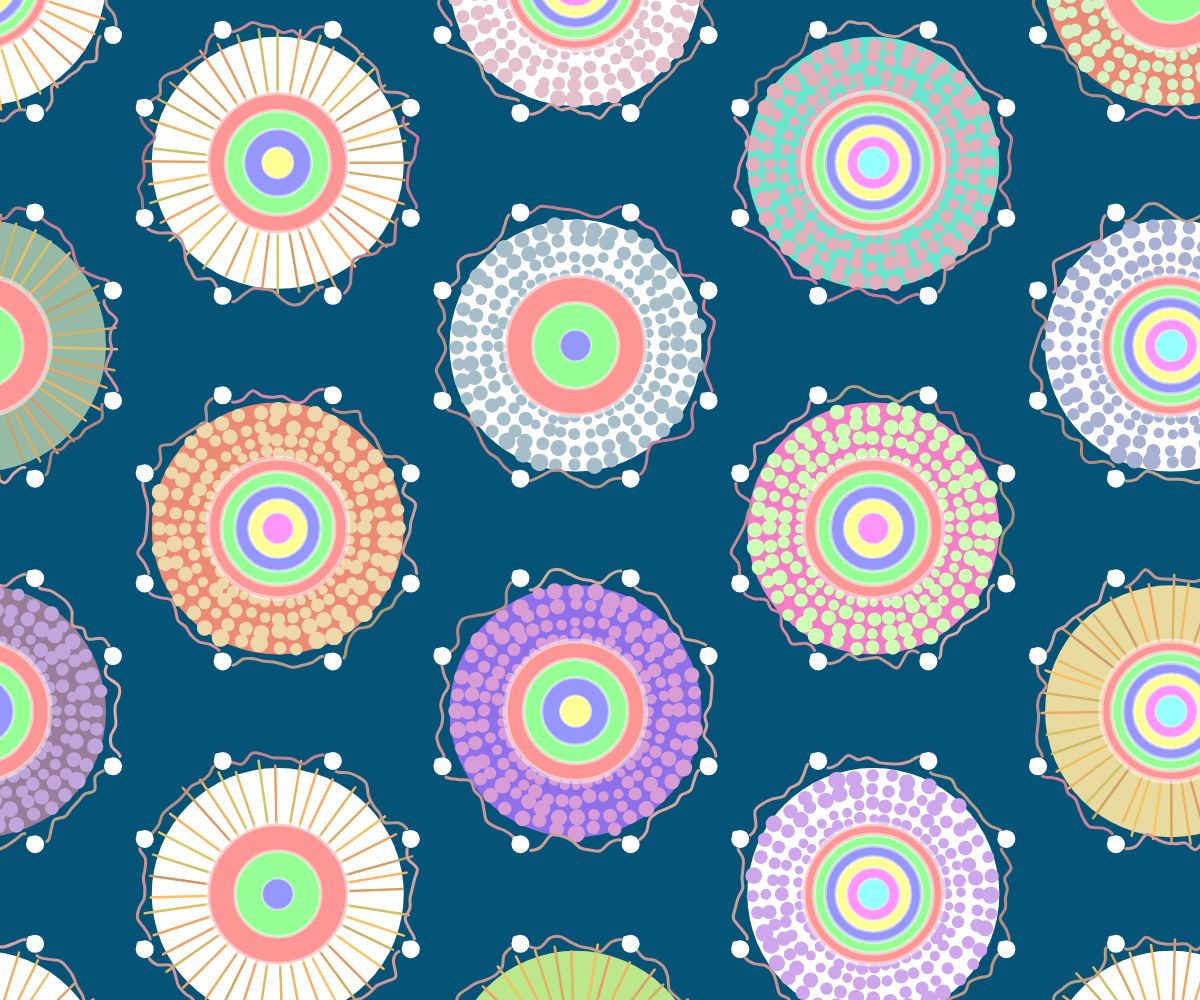
Frame 1 (no input)
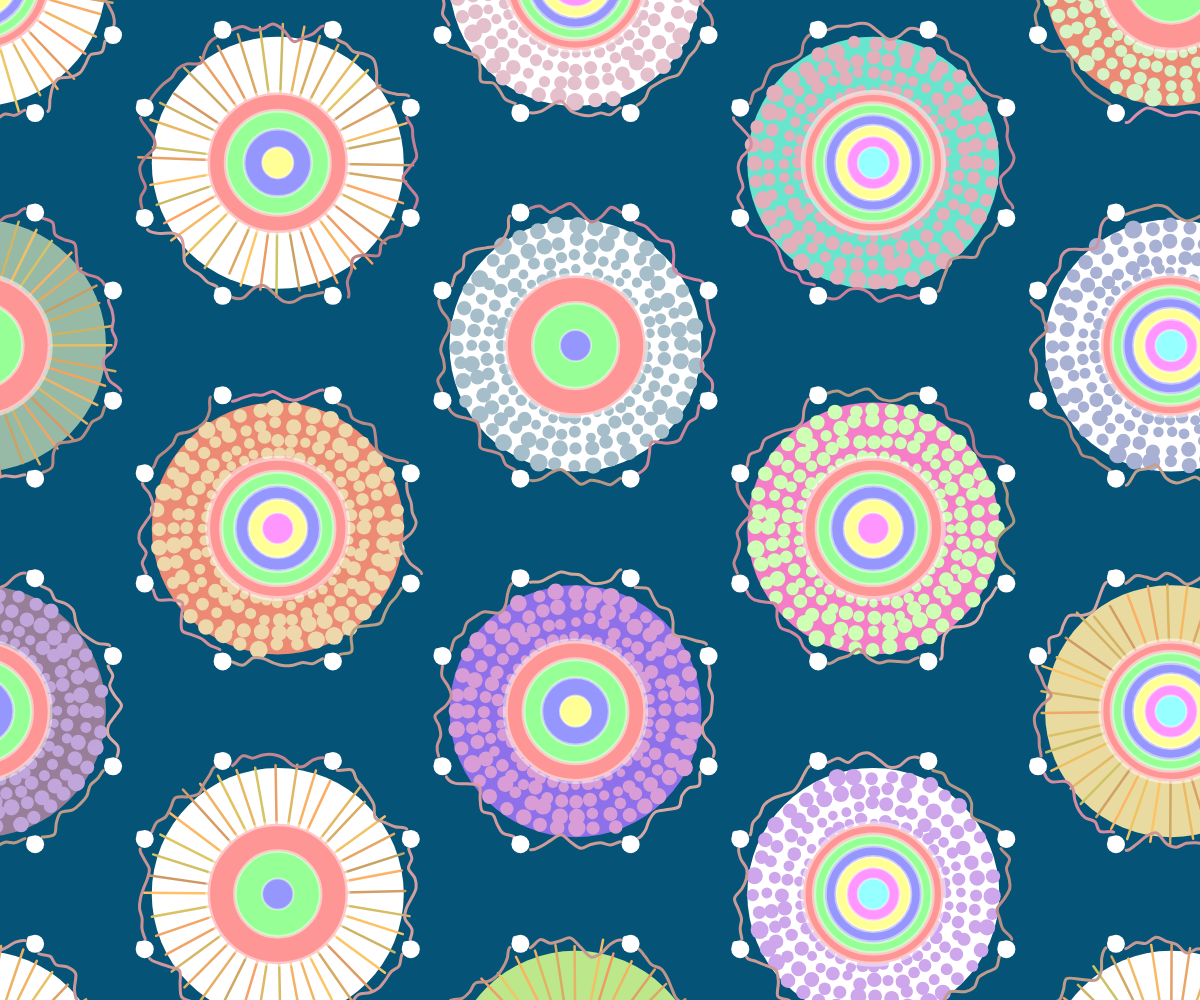
Frame 60 (no input)
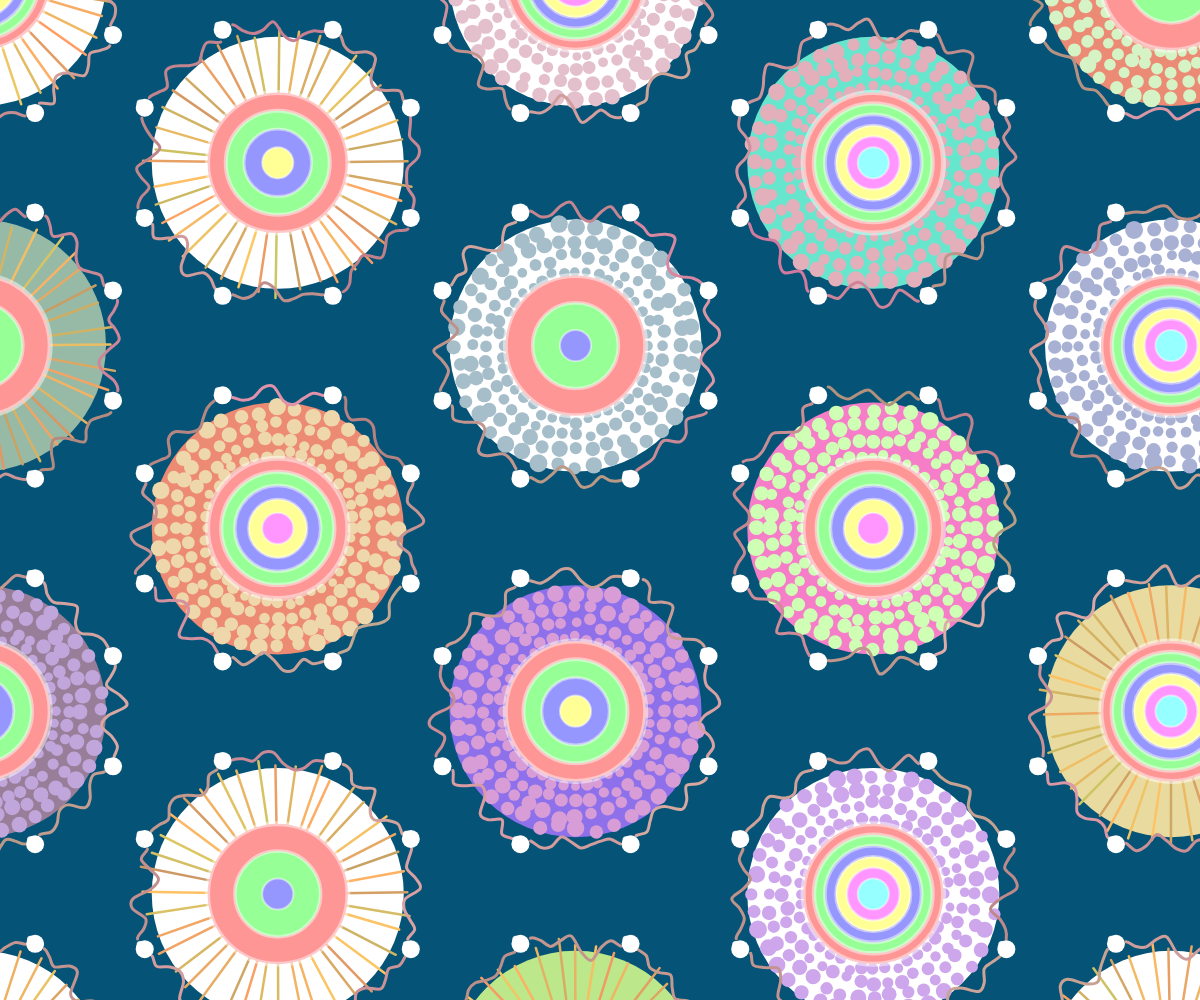
Frame 120 (the mouse pressed at the canvas centre since frame 60)

The p5.js sketch that drew these frames (run headless with seeded random() and noise() and a simulated clock; from frame 60 on, the mouse is pressed at the canvas centre):

// p5.js sketch
// ── sketch.js
let circles = [];
let circleCount = 40;
let layersPerCircle = 8;
let particlesPerLayer = 40;
let circleRadius = 120;  // Increased circle radius
let circleSpacing = 600; // Increased spacing between circles
let layoutAngle = 7;

let pearlSize = 18;      // Increased pearl size
let vineThickness = 3;   // Increased vine thickness
let noiseScale = 3000;   // Reduced noise scale for smoother animation
let timeOffset = 100000;
let seed;

function setup() {
  createCanvas(windowWidth, windowHeight);
  background("#02212f");
  seed = random(100);
  noiseSeed(seed);
  initCircles();
  loop();
}

function draw() {
  background("#055376");
  timeOffset += 0.01; // Reduced animation speed
  for (let circle of circles) {
    circle.show();
  }
}

function initCircles() {
  let angleRad = radians(layoutAngle);
  let xStep = circleSpacing * cos(angleRad);
  let yStep = circleSpacing * sin(angleRad);

  let cols = Math.ceil(width / xStep) + 1;  // Reduced number of columns
  let rows = Math.ceil(height / yStep) + 2;  // Reduced number of rows

  let startX = -circleRadius + 100;  // Adjusted starting position
  let startY = -circleRadius + 100;

  for (let row = 0; row < rows; row++) {
    let offsetX = (row % 2) * (xStep / 2);

    for (let col = 0; col < cols; col++) {
      let x = startX + col * xStep + offsetX;
      let y = startY + row * (yStep * 2.5); // Increased vertical spacing

      if (x >= -circleRadius && x <= width + circleRadius &&
          y >= -circleRadius && y <= height + circleRadius) {
        circles.push(new Circle(x, y, circleRadius, layersPerCircle, particlesPerLayer));
      }
    }
  }
}

class Circle {
  constructor(x, y, radius, numLayers, particlesPerLayer) {
    this.x = x;
    this.y = y;
    this.radius = radius;
    this.particles = [];
    this.concentricCircles = [];
    this.rays = [];
    this.noiseOffset = random(1000);

    // Increased probability of white circles
    this.backgroundColor = random(0, 10) >= 5 ? color(255, 255, 255) : color(random(100, 255), random(100, 255), random(100, 255));
    this.showParticle = random(0, 10) >= 4; // Increased probability of showing particles

    this.initConcentricCircles();
    this.initParticles(numLayers, particlesPerLayer);
    this.initRays();

    this.hexagonPoints = this.calculateHexagonPoints();
  }

  calculateHexagonPoints() {
    let points = [];
    for (let i = 0; i < 8; i++) {
      let angle = TWO_PI / 8 * i - PI / 8;
      let px = this.x + cos(angle) * (this.radius) * 1.2;
      let py = this.y + sin(angle) * (this.radius) * 1.2;
      points.push({x: px, y: py});
    }
    return points;
  }

  drawVineEdge(start, end) {
    let distance = dist(start.x, start.y, end.x, end.y);
    let steps = floor(distance / 10);

    push();
    strokeWeight(vineThickness);
    // Add color variation based on noise
    let colorNoise = noise(start.x * 0.01, start.y * 0.01, timeOffset * 0.3);
    let r = map(colorNoise, 0, 1, 150, 255);
    let g = map(noise(start.x * 0.01, start.y * 0.01, timeOffset * 0.3 + 1000), 0, 1, 100, 200);
    let b = map(noise(start.x * 0.01, start.y * 0.01, timeOffset * 0.3 + 2000), 0, 1, 100, 200);
    stroke(r, g, b);
    noFill();

    beginShape();
    for (let i = 0; i <= steps; i++) {
      let t = i / steps;
      let x = lerp(start.x, end.x, t);
      let y = lerp(start.y, end.y, t);

      let perpX = -(end.y - start.y) / distance;
      let perpY = (end.x - start.x) / distance;
      
      // Enhanced sine wave movement
      let amp = 8 * sin(t * PI);  // Increased base amplitude
      let freq = 2;  // Reduced base frequency for wider waves
      
      // Enhanced Perlin noise movement
      let noiseVal = noise(
        t * 3 + start.x * 0.02,    // Increased spatial frequency
        t * 3 + start.y * 0.02, 
        timeOffset * 0.8           // Increased time-based animation speed
      );
      
      // Stronger combined movement
      let combinedAmp = amp + map(noiseVal, 0, 1, -12, 12);  // Increased noise amplitude
      
      // Add more variation to frequency
      let noiseFreq = map(
        noise(t * 4 + timeOffset * 0.5),
        0, 1,
        0.5, 1.5                   // Increased frequency variation range
      );
      
      // Apply the enhanced combined movement
      x += perpX * combinedAmp * sin(t * TWO_PI * freq * noiseFreq);
      y += perpY * combinedAmp * sin(t * TWO_PI * freq * noiseFreq);

      // Add stronger perpendicular noise movement
      let perpNoise = map(
        noise(
          t * 5 + timeOffset * 0.6 + start.x * 0.01,
          t * 5 + timeOffset * 0.6 + start.y * 0.01
        ),
        0, 1,
        -6, 6                      // Increased perpendicular movement range
      );
      
      // Add secondary wave motion
      let secondaryWave = sin(t * TWO_PI * 3 + timeOffset * 2) * 4;  // Additional wave movement
      
      x += perpX * (perpNoise + secondaryWave);
      y += perpY * (perpNoise + secondaryWave);

      // Add subtle spiral effect
      let spiralAngle = t * TWO_PI * 0.5 + timeOffset;
      let spiralRadius = 3 * (1 - t) * t;  // Maximum at t = 0.5
      x += cos(spiralAngle) * spiralRadius;
      y += sin(spiralAngle) * spiralRadius;

      curveVertex(x, y);
    }
    endShape();
    pop();
  }

  drawHexagonFrame() {
    for (let i = 0; i < 8; i++) {
      let start = this.hexagonPoints[i];
      let end = this.hexagonPoints[(i + 1) % 8];
      this.drawVineEdge(start, end);
    }

    for (let point of this.hexagonPoints) {
      fill(255);
      noStroke();
      ellipse(point.x, point.y, pearlSize);

      // Enhanced pearl shine effect
      fill(255, 255, 255, 230);
      noStroke();
      ellipse(point.x - pearlSize/4, point.y - pearlSize/4, pearlSize/2.5);
    }
  }

  initConcentricCircles() {
    let numCircles = Math.ceil(random(2, 6));  // Reduced range of concentric circles
    let colors = [
      color(255, 150, 150),  // Enhanced color brightness
      color(150, 255, 150),
      color(150, 150, 255),
      color(255, 255, 150),
      color(255, 150, 255),
      color(150, 255, 255)
    ];

    for (let i = 0; i < numCircles; i++) {
      let radius = map(i, 0, numCircles - 1, this.radius * 0.9, this.radius * 0.2);
      let col = colors[i % colors.length];
      this.concentricCircles.push({
        radius: radius * 1.3,
        color: col,
        strokeWeight: map(i, 0, numCircles - 1, 5, 2)  // Increased line thickness
      });
    }
  }

  initParticles(numLayers, particlesPerLayer) {
    let layerColor = color(random(150, 255), random(150, 255), random(150, 255));  // Enhanced color brightness
    for (let layer = 0; layer < numLayers; layer++) {
      let layerRadius = (this.radius / numLayers) * (layer + 1);

      for (let i = 0; i < particlesPerLayer; i++) {
        let angle = (TWO_PI / particlesPerLayer) * i;
        let dist = layerRadius;
        let size = map(layer, 0, numLayers - 1, 5, 15) * random(0.8, 1.2);  // Increased particle size

        let px = this.x + cos(angle) * dist;
        let py = this.y + sin(angle) * dist;

        this.particles.push(new Particle(px, py, layerColor, size, angle, dist));
      }
    }
  }

  initRays() {
    let numRays = 40;  // Reduced number of rays
    let rayLength = this.radius;
    for (let i = 0; i < numRays; i++) {
      let angle = (TWO_PI / numRays) * i;
      let innerRadius = this.radius * 0.4;
      let outerRadius = innerRadius + rayLength * 0.7;
      this.rays.push({
        angle: angle,
        innerRadius: innerRadius,
        outerRadius: outerRadius,
        color: color(random(200, 255), random(150, 200), 100),  // Adjusted ray color
        noiseOffset: random(1000)
      });
    }
  }

  show() {
    this.drawBackground();

    if (!this.showParticle) {
      for (let ray of this.rays) {
        stroke(ray.color);
        strokeWeight(2.5);  // Increased ray thickness
        
        let noiseVal = noise(ray.angle * noiseScale, timeOffset + ray.noiseOffset);
        let angleOffset = map(noiseVal, 0, 1, -0.08, 0.08);  // Reduced angle offset
        let lengthOffset = map(noiseVal, 0, 1, -15, 15);  // Increased length variation
        
        let adjustedAngle = ray.angle + angleOffset;
        let adjustedOuterRadius = ray.outerRadius + lengthOffset;
        
        let x1 = this.x + cos(adjustedAngle) * ray.innerRadius;
        let y1 = this.y + sin(adjustedAngle) * ray.innerRadius;
        let x2 = this.x + cos(adjustedAngle) * adjustedOuterRadius;
        let y2 = this.y + sin(adjustedAngle) * adjustedOuterRadius;
        
        line(x1, y1, x2, y2);
      }
    } else {
      for (let p of this.particles) {
        p.update(this.x, this.y, timeOffset + this.noiseOffset);
        p.show();
      }
    }

    for (let circle of this.concentricCircles) {
      fill(circle.color);
      strokeWeight(circle.strokeWeight);
      stroke(255, 120);  // Increased stroke transparency
      ellipse(this.x, this.y, circle.radius);
    }

    this.drawHexagonFrame();
  }

  drawBackground() {
    fill(this.backgroundColor);
    noStroke();
    ellipse(this.x, this.y, this.radius * 2.1);
  }
}

class Particle {
  constructor(x, y, col, size, angle, radius) {
    this.originalX = x;
    this.originalY = y;
    this.x = x;
    this.y = y;
    this.col = col;
    this.size = size;
    this.angle = angle;
    this.radius = radius;
    this.noiseOffset = random(1000);
  }

  update(centerX, centerY, time) {
    let radiusOffset = map(noise(this.angle * noiseScale, time + this.noiseOffset + 2000), 0, 1, -8, 8);  // Increased radius variation
    let angleOffset = map(noise(this.angle * noiseScale, time + this.noiseOffset + 3000), 0, 1, -0.04, 0.04);  // Reduced angle variation
    
    let adjustedRadius = this.radius + radiusOffset;
    let adjustedAngle = this.angle + angleOffset;
    
    this.x = centerX + cos(adjustedAngle) * adjustedRadius;
    this.y = centerY + sin(adjustedAngle) * adjustedRadius;
  }

  show() {
    fill(this.col);
    noStroke();
    ellipse(this.x, this.y, this.size, this.size);
  }
}

function windowResized() {
  resizeCanvas(windowWidth, windowHeight);
  circles = [];
  seed = random(10000);
  noiseSeed(seed);
  initCircles();
}
